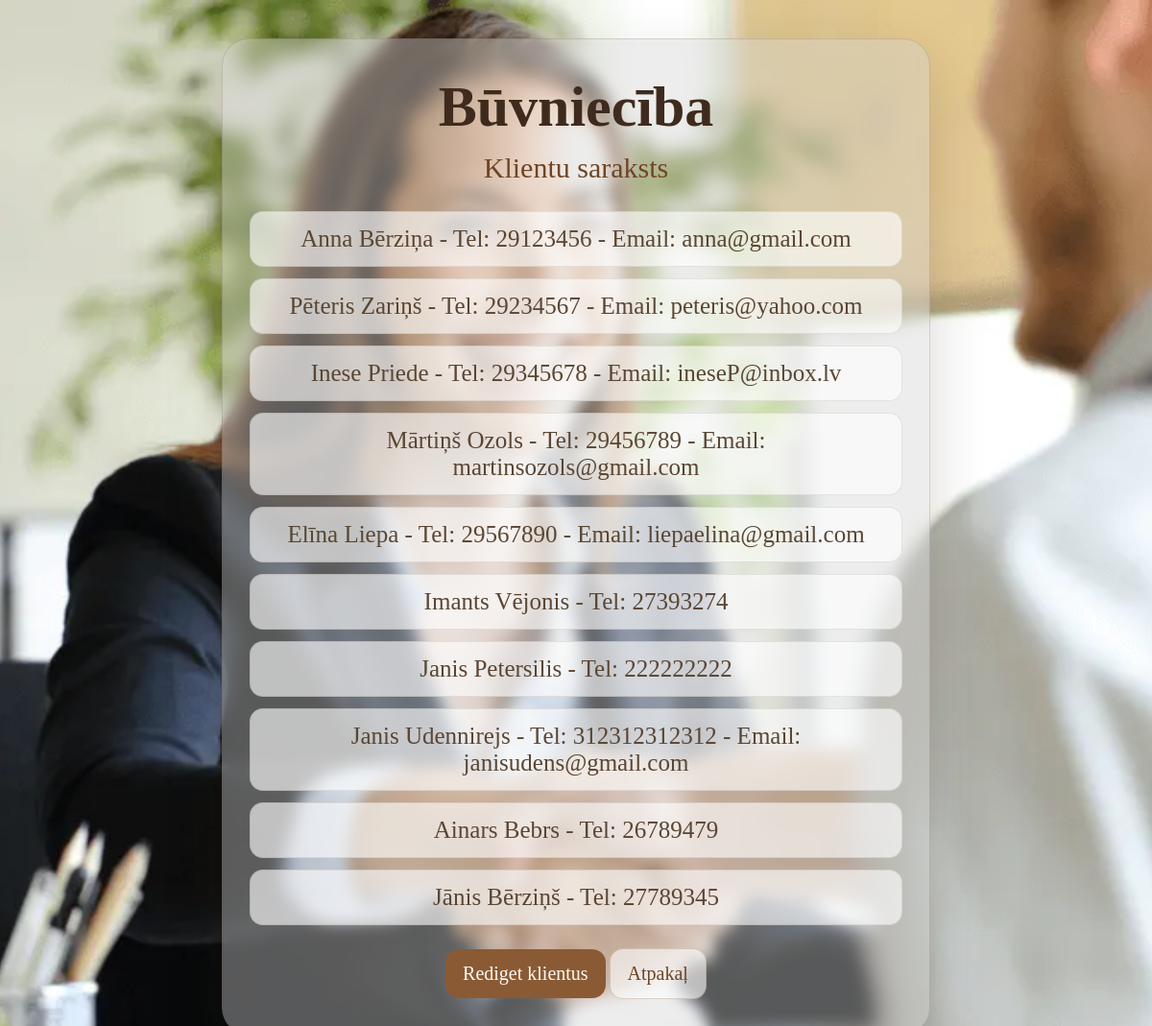
/klienti, run on the app's committed database.
### tables this page shows
CREATE TABLE "Klienti" (
	"id_klients"	INTEGER NOT NULL UNIQUE,
	"klienta_vards"	TEXT NOT NULL,
	"klienta_uzvards"	TEXT NOT NULL,
	"klienta_telefons"	INTEGER NOT NULL,
	"klienta_epasts"	INTEGER,
	PRIMARY KEY("id_klients" AUTOINCREMENT)
);

### app.py (the view)
@app.route("/klienti")
def klientu_saraksts():
    klientu_dati = get_klienti()
    return render_template("klientu_saraksts.html", klienti=klientu_dati)

### app.py (called while the page is built)
def get_klienti():
    conn = sqlite3.connect("Buvnieciba.db")
    cursor = conn.cursor()
    cursor.execute("SELECT klienta_vards, klienta_uzvards, klienta_telefons, klienta_epasts FROM Klienti")
    klienti = [
        {
            "klienta_vards": row[0],
            "klienta_uzvards": row[1],
            "klienta_telefons": row[2],
            "klienta_epasts": row[3],
        }
        for row in cursor.fetchall()
    ]
    conn.close()
    return klienti

### templates/klientu_saraksts.html (shortened to what this page needs)
<!DOCTYPE html>
<html lang="lv">
    <head>
        <link rel="stylesheet" type="text/css" href="{{ url_for('static', filename='styles.css')}}">
    </head>
    <body class = "client-page">
        <main class="page-card2">
            <h1>Būvniecība</h1>
            <h2>Klientu saraksts</h2>
            <ul class="data-list">
                {% for klients in klienti %}
                <li>
                    {{ klients.klienta_vards }} {{ klients.klienta_uzvards }} - Tel: {{ klients.klienta_telefons }}
                    {% if klients.klienta_epasts %}
                    - Email: {{ klients.klienta_epasts }}
                    {% endif %}
                </li>
                {% else %}
                <li>Klientu saraksts ir tukss.</li>
                {% endfor %}
            </ul>
            <a class="link" href="{{ url_for('rediget_klienti') }}">Rediget klientus</a>
            <a class="home_button" href="{{ url_for('index') }}">Atpakaļ</a>
        </main>
    </body>
</html>

### static/styles.css (style rules this page uses)
body { min-height: 100vh; display: flex; align-items: center; justify-content: center; padding: 32px 16px; font-family: "Georgia", "Times New Roman", serif; color: #5a4633; background-color: #72716e; text-align: center; overflow-y: hidden; }
body.client-page { background-image: url("./klient.png"); background-position: center; background-size: cover; background-repeat: no-repeat; overflow-y: visible; }
.page-card2 { width: min(680px, 100%); padding: 36px 28px; border: 1px solid rgba(95, 70, 45, 0.18); border-radius: 28px; background: rgba(210, 210, 210, 0.4) ; backdrop-filter: blur(8px); box-shadow: 0 24px 60px rgba(50, 34, 21, 0.18); }
h1 { margin: 0; font-size: clamp(2.4rem, 5vw, 3.8rem); color: #3f2b1d; }
h2 { margin: 12px 0 0; font-size: 30px; font-weight: 400; color: #6f4525; }
.link, .home_button { display: inline-block; padding: 14px 18px; border-radius: 14px; text-decoration: none; font-size: 20px; transition: transform 0.2s ease, background-color 0.2s ease, color 0.2s ease; }
.link { background: #8a5a34; color: #fff9f1; }
.home_button { margin-top: 24px; border: 1px solid rgba(111, 69, 37, 0.22); background: rgba(255, 255, 255, 0.6); color: #6f4525; }
.data-list { margin: 28px 0 0; padding: 0; list-style: none; display: grid; gap: 12px; }
.data-list li { padding: 14px 16px; border-radius: 14px; background: rgba(255, 255, 255, 0.62); border: 1px solid rgba(95, 70, 45, 0.12); font-size: 25px; }

### data on the page
Klienti: klienta_vards "Anna", klienta_uzvards "Bērziņa", klienta_telefons "29123456", klienta_epasts "anna@gmail.com"
Klienti: klienta_vards "Pēteris", klienta_uzvards "Zariņš", klienta_telefons "29234567", klienta_epasts "peteris@yahoo.com"
Klienti: klienta_vards "Inese", klienta_uzvards "Priede", klienta_telefons "29345678", klienta_epasts "ineseP@inbox.lv"
Klienti: klienta_vards "Mārtiņš", klienta_uzvards "Ozols", klienta_telefons "29456789", klienta_epasts "martinsozols@gmail.com"
Klienti: klienta_vards "Elīna", klienta_uzvards "Liepa", klienta_telefons "29567890", klienta_epasts "liepaelina@gmail.com"
Klienti: klienta_vards "Imants", klienta_uzvards "Vējonis", klienta_telefons "27393274"
Klienti: klienta_vards "Janis", klienta_uzvards "Petersilis", klienta_telefons "222222222"
Klienti: klienta_vards "Janis", klienta_uzvards "Udennirejs", klienta_telefons "312312312312", klienta_epasts "janisudens@gmail.com"
Klienti: klienta_vards "Ainars", klienta_uzvards "Bebrs", klienta_telefons "26789479"
Klienti: klienta_vards "Jānis", klienta_uzvards "Bērziņš", klienta_telefons "27789345"
